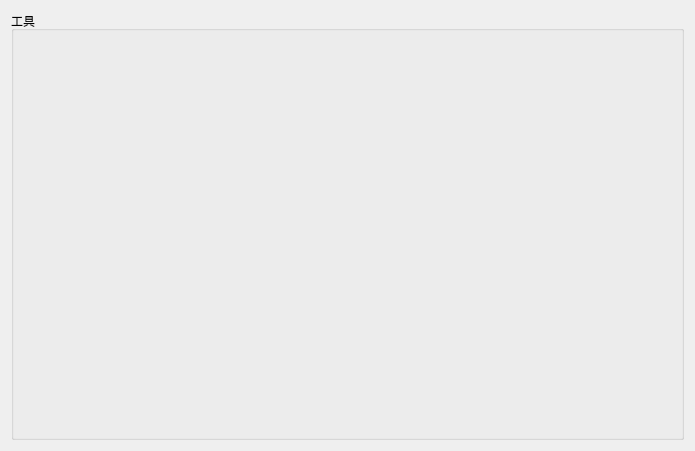
<?xml version="1.0" encoding="UTF-8"?>
<ui version="4.0">
 <class>ToolsWidget</class>
 <widget class="QWidget" name="ToolsWidget">
  <property name="geometry">
   <rect>
    <x>0</x>
    <y>0</y>
    <width>695</width>
    <height>451</height>
   </rect>
  </property>
  <property name="windowTitle">
   <string>Form</string>
  </property>
  <layout class="QGridLayout" name="gridLayout_2">
   <item row="0" column="0">
    <layout class="QGridLayout" name="gridLayout">
     <item row="0" column="0">
      <widget class="QGroupBox" name="toolGroupBox">
       <property name="title">
        <string>工具</string>
       </property>
      </widget>
     </item>
    </layout>
   </item>
  </layout>
 </widget>
 <resources/>
 <connections/>
</ui>
